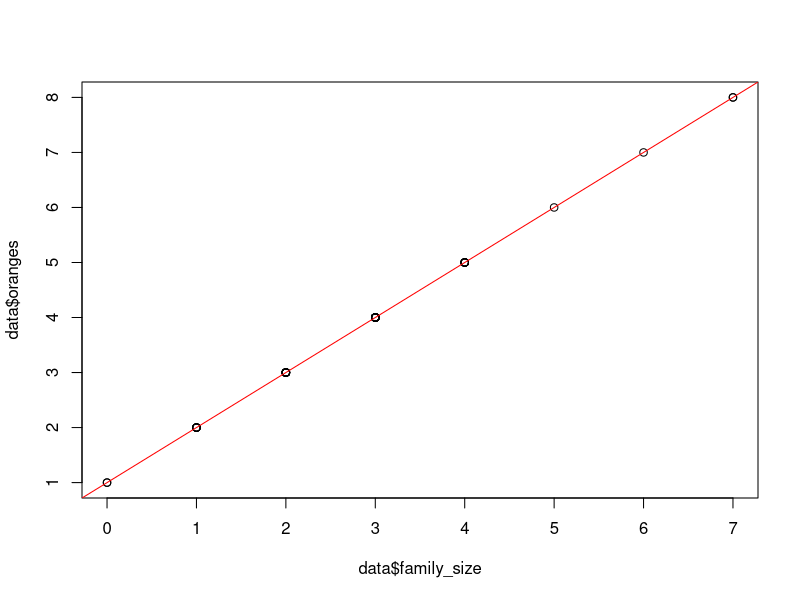
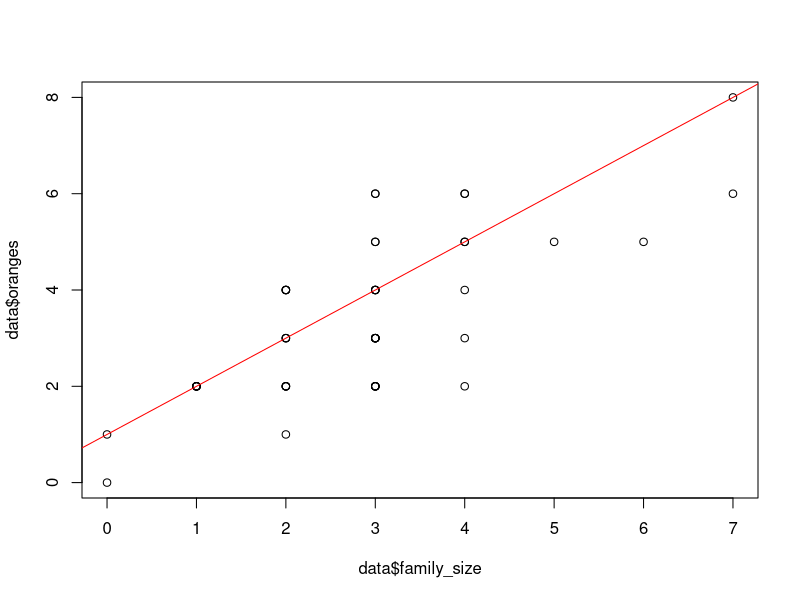
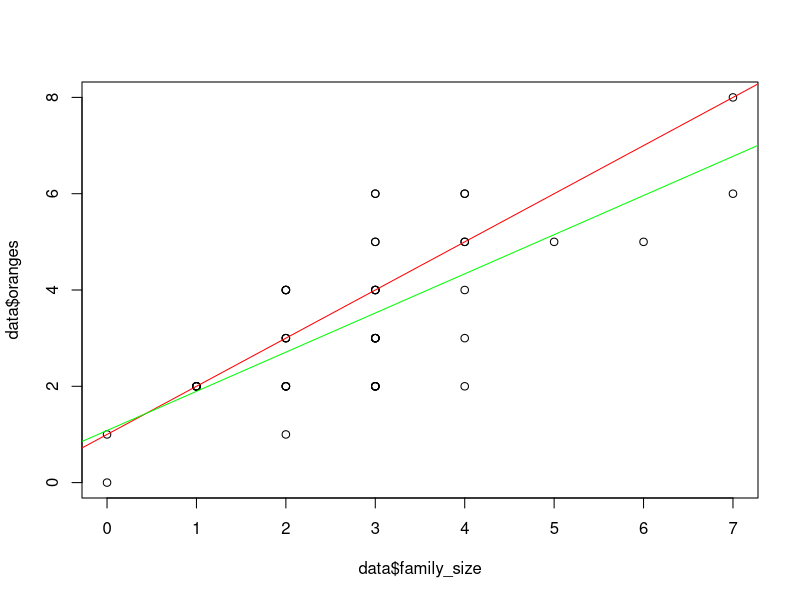
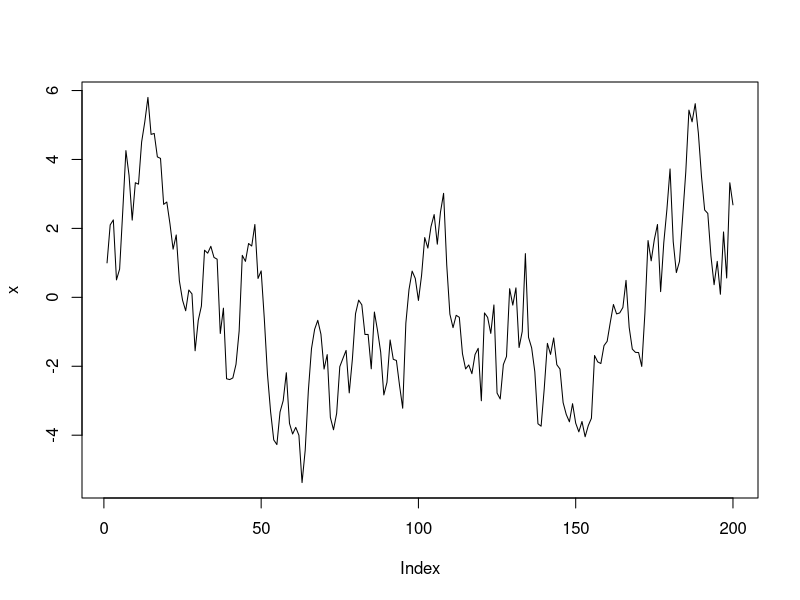

The R script that drew these images, in order:
# ======================================================
# Ekonometria
# Laboratoria 1 - 02.03.2026
# ======================================================

library(dplyr)

# ======================================================
# ===== Zadanie 1 =====
# ======================================================
# Zależność wprost proporcjonalna
# Budujemy model idealny - zależność jest sztywna, każda osoba w rodzinie zjada dokładnie jedną pomarańcze plus jedną zapasowa

set.seed(111)
data <- data.frame(
  family_size = rpois(50, 3)
) %>% mutate(oranges = family_size+1) # ilość pomarańcz = ilość osób w rodzinie + dzika pomarańcza

plot(data$family_size, data$oranges)
abline(a=1, b=1, col="red")
cor(data$family_size, data$oranges)

# ======================================================
# ===== Zadanie 2 =====
# ======================================================
# wprowadzam trochę losowości - ludzie mają różne preference
# 0 - nie lubi pomarańczy z prawdopodobieństwem 30%
# 1 - chce 1 pomarańcze z prawdopodobieństwem 50%
# 2 - chce 2 pomarańcze z prawdopodobieństwem 20%

get_preference = function(family_size){
  sapply(family_size, function(x) {
    sum(sample(c(0, 1, 2), size = x, replace = T, prob = c(0.3, 0.5, 0.2)))
  })
}

set.seed(123)
data <- data %>% mutate(oranges = get_preference(family_size+1))

plot(data$family_size, data$oranges)
abline(a=1, b=1, col="red")

cor(data$family_size, data$oranges)

# y = a + bx + e
# Metoda najmniejszych kwadratow: 
# (y - a - bx)^2 -> min

# teoretyczna prognoza: rodzina kupi tyle pomarańczy co członków + 1
data$y_drop = data$family_size + 1

# e - błedy, reszty (residuals), czyli tyle pomarańczy ile rodzina faktycznie zakupiłą
data$e = data$oranges - data$y_drop

# suma do kwadratu, by bledy przeciwnych znakow sie nie eliminowały 
sum(data$e^2)

# MNK - model w którym oranges zależą od family_size
model <- lm(oranges ~ family_size, data)

plot(data$family_size, data$oranges)
abline(a=1, b=1, col="red")
abline(a=model$coefficients[1], b=model$coefficients[2], col="green")

sum(model$residuals^2)

summary(data)
summary(model)

# t = (m - m0)/S*sqrt(n) ~ tS(n-1) (rozkład t-Studenta, test istotności)
print(1.0823/0.3473) # Estimate/Std. Error
# Interpretacja: Jeśli wynik tego dzielenia (t-value) jest duży (zazwyczaj powyżej 2), to znaczy, że wpływ zmiennej jest "silniejszy" niż szum informacyjny. Oznacza to, że wielkość rodziny istotnie statystycznie wpływa na liczbę pomarańczy.

# Współczynnik determinacji: R^2 (R-Squared) - uzasadnia jaki procent zmienności Twojego y (pomarańczy) udało się wyjaśnić za pomocą x (wielkości rodziny).
# Im bliżej 1, tym model lepiej opisuje rzeczywistość

# Test Łącznej istotności wszystkich zmiennych: F-Statistic
# Interpretacja: Patrzysz na wartość p-value przy statystyce F. Jeśli jest mniejsza niż 0.05, to twój model ma sens i wnosi jakąś informację

# ======================================================
# ===== Zadanie 3 =====
# ======================================================
# wyprzedaż:
# wersja I (liniowa): jeśli jest wyprzedaż, ludzie biorą jedną pomarańczę więcej
# wersja II: interakcyjna - więcej pomarańczy na każdego kupującego

set.seed(456)
# na 70% nie ma wyprzedaży, na 30% jest 
data$sale = sample(c(0, 1), 50, replace = T, prob = c(0.7, 0.3))

# Wersja I: 
# Addytywna: wyprzedaż to stały bonus, każdy kupuje o jedną pomarańcze wiecej
data$oranges = get_preference(data$family_size+1) + data$sale

model <- lm(oranges ~ . -y_drop -e, data) # kropka to wszystkie zmienne minus tych których nie używamy
model <- lm(oranges ~ family_size+sale, data)
model <- lm(oranges ~ -1 +  family_size, data)

summary(model) #o jeden czlonek rodziny wiecej -> o .96 wieksze zakupy

# Wersja II
# Mnożnik: Im wieksza rodzina tym wieksza reakcja na wyprzedaz
# y = a + bx + cz + e
data$oranges = get_preference(data$family_size + 1)*( 1+ data$sale)

model <- lm(oranges ~ family_size*sale, data)
summary(model) 
#z kazda osoba wiecej w rodzinie mamy o 0.75 zakupow wiecej a gdy jest wyprzedaz to o 0.86
# Wspolczynnik interakcji jest dodatni, przy wyprzedazy duze rodziny kupują agresynwiej pomarancze

model <- lm(oranges ~ family_size+sale, data)
summary(model)

# Wspołliniowość (Collinearity) - gdy jedna zmienna jest kombinacją innej
data$z = 4 + 3*data$family_size
model <- lm(oranges ~ family_size + sale + z, data)
summary(model) # NA - pelna wspolliniowosc, nie da sie tego obliczyc

data$z = 4 + 3*data$family_size + rnorm(50, 0.5)
model <- lm(oranges ~ family_size + sale + z, data)
summary(model)

# ======================================================
# ===== Zadanie 4 =====
# ======================================================
set.seed(789)
#czy temperatura wplywa na to czy ludzie kupuja pomarancze

data$temp = rnorm(50, 15, 5)

model <- lm(oranges ~ family_size*sale + temp, data)
summary(model)$coefficients[3,4] #p-value

# SYMULACJA "Błędu I Rodzaju" - Zadanie do samodzielnej pracy tzw. eksperyment Monte Carlo
# Błąd I Rodzaju (False Positive): odrzucasz hipotezę zerową, mimo że jest ona prawdziwa. Innymi słowy: twierdzisz, że coś działa, podczas gdy to tylko zbieg okoliczności.
# P-hacking - Jeśli będziesz testował wystarczająco dużo zmiennych, to czysta matematyka gwarantuje, że w końcu któraś z nich "wyjdzie" jako istotna

# symulacja 1000 razy
# losowanie zmiennej niepowiązanej z y
# estymacja modelu
# liczymy ile razy p-value tej zmiennej było mniejsze niż 5%

count <- 0
for(i in 1:1000) {
  a <- sample(1:100, 50)
  model <- lm(oranges ~ family_size + a, data)
  # czy "a" jest istotne
  if(summary(model)$coefficients[3,4]<0.05) {
    count <- count + 1
  }
}
print(count)
#Skoro zmienna a jest losowa, to powinna być nieistotna.
# Jednak przy progu istotności 5% ($0.05$), statystycznie w 50 na 1000 przypadków (5%) p-value wyjdzie Ci mniejsze niż 0.05 czystym przypadkiem.
#Wniosek: Jeśli badacz testuje 20 bzdurnych zmiennych, jedna z nich prawdopodobnie "wyjdzie" jako istotna. To zjawisko nazywa się p-hackingiem.

# ======================================================
# ===== Zadanie 5 =====
# ======================================================

# Regresja pozorna (zalezne od trendow czasowych) - Spurious Regression
# Tworzysz dwie zmienne x i y, które nie mają ze sobą NIC wspólnego, ale obie mają tzw. trend (ich wartość w danym momencie zależy od wartości poprzedniej: 0.9*[i-1]).

count <- 0
for(j in 1:1000) {
  x <- vector()
  y <- vector()
  
  x[1] = 1
  y[1] = 1
  
  for(i in 2:200) {
    # AR(1) - Autoregresja rzedu 1
    x[i] = 0.9*x[i-1] + rnorm(1)
    y[i] = 0.9*y[i-1] + rnorm(1)
  }
  
  model <- lm(y ~ x)
  if(summary(model)$coefficients[2,4] < 0.05) count <- count + 1
}
count

#Wniosek: Korelacja nie oznacza przyczynowości. Dwie rzeczy mogą wydawać się powiązane tylko dlatego, że obie zmieniają się w czasie, Test t-Studenta w przypadku szeregów czasowych z trendem drastycznie zawodzi

# wykres
x <- vector()
y <- vector()

x[1] = 1
y[1] = 1

for(i in 2:200) {
  x[i] = 0.9*x[i-1] + rnorm(1)
  y[i] = 0.9*y[i-1] + rnorm(1)
}

plot(x, type="l")
